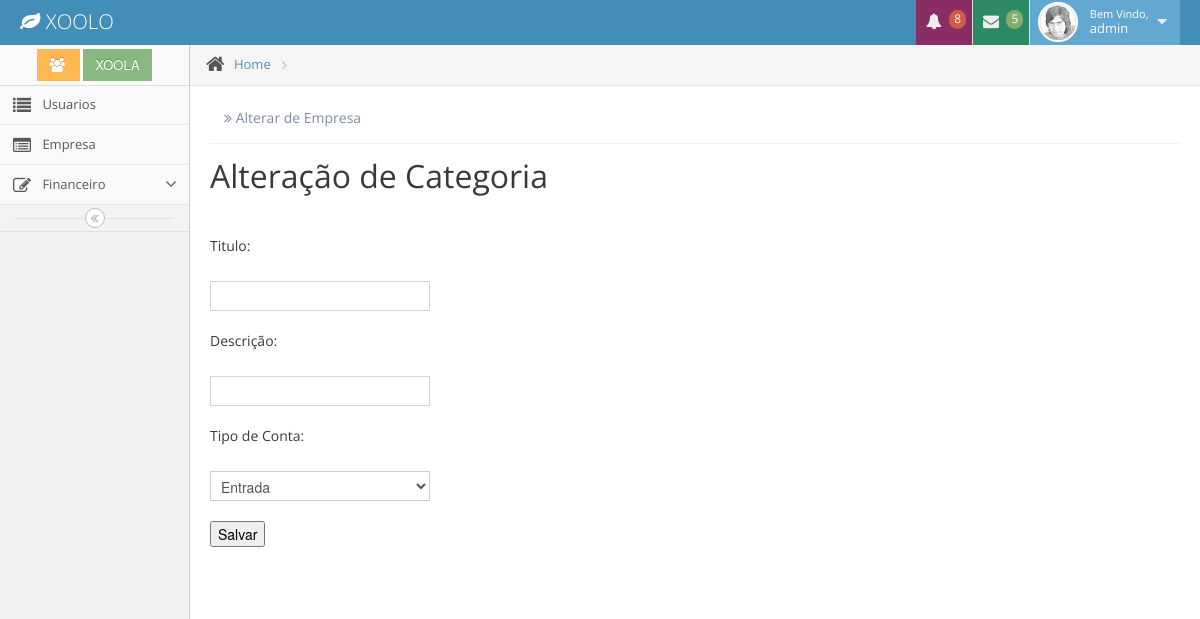
The page /categoria/edit/3583 (signed in) on the database as committed earlier.
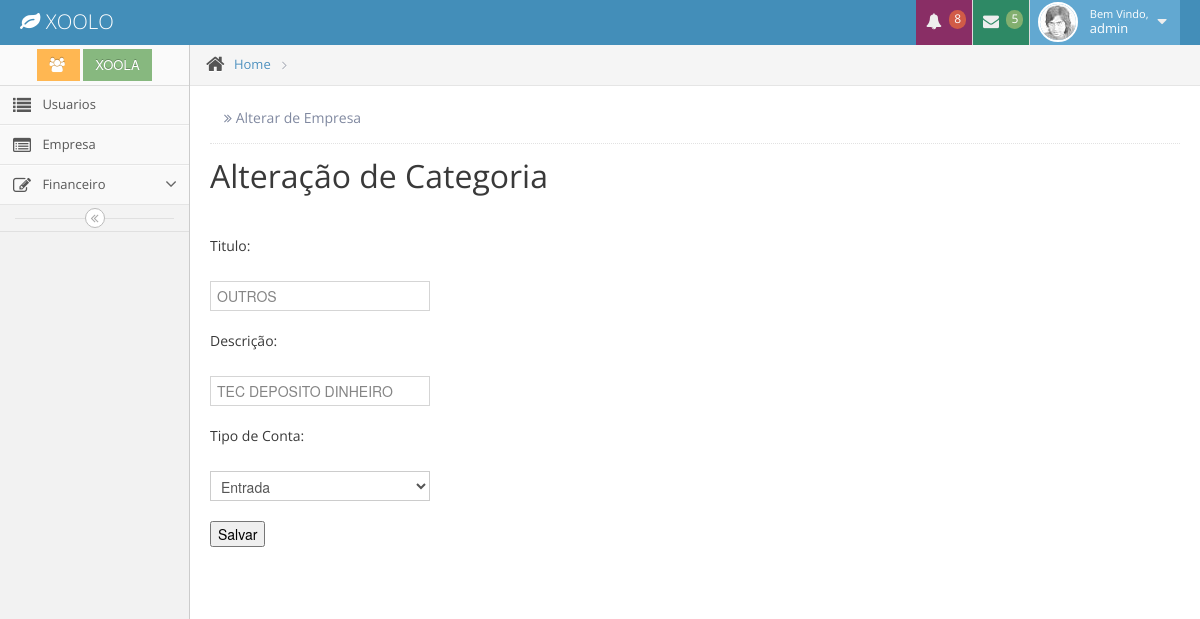
The same page on the database as committed later.
### app/model/__init__.py (models this page shows, shortened)
class Categoria(db.Model):
      id            = db.Column(db.Integer, primary_key=True)
      titulo        = db.Column(db.String(100), index=True)
      descricao     = db.Column(db.String(255), index=True)
      status        = db.Column(db.Integer)
      empresa_id    = db.Column(db.Integer, db.ForeignKey('empresa.id'))
      Movimentacao  = db.relationship('Movimentacao', backref='categoria', lazy='dynamic')
      Planejamento  = db.relationship('Planejamento', backref='categoria', lazy='dynamic')
      date_created  = db.Column(db.DateTime)
      date_modified = db.Column(db.DateTime)

### app/controllers/categoria/controllers.py (the view)
@categoria.route("/edit/<int:cat_id>", methods = ["GET","POST"])
@login_required
def edit(cat_id):
    cat = Categoria.query.get(cat_id)
    form = CatForm(obj=cat)
    if form.validate_on_submit():
       cat.titulo     = form.titulo.data
       cat.descricao  = form.descricao.data
       cat.status     = form.status.data
       cat.update()
       return redirect(url_for('categoria.index'))
    return render_template("categoria/edit.html",title='Alterar de Empresa', form=form)

### app/controllers/categoria/forms.py
class CatForm(Form):
     titulo    = StringField('titulo', validators=[DataRequired()])
     descricao = StringField('titulo', validators=[DataRequired()])
     status    = SelectField('Tipo de Conta', choices=[('0','Entrada'),('1','Saída')])

### app/__init__.py (called while the page is built)
@app.context_processor
def utility_processor():
    def formatar_dinheiro(value):
        if type(value) == str:
           value = int(value)
        valor = format_decimal(value, format='#.##,##;(#)')
        return "R$ {}".format(valor)
    return dict(formatar_dinheiro=formatar_dinheiro)

### app/controllers/auth/controllers.py (called while the page is built)
@login_manager.user_loader
def user_loader(user_id):
    return Usuario.query.get(user_id)

### app/controllers/categoria/controllers.py (called while the page is built)
@categoria.context_processor
def dados():
    empresa = Empresa.query.get(session['empresa'])
    usuario = Usuario.query.get(current_user.id)
    return dict(empresa=empresa.nome, usuario = usuario.nome)

### app/templates/categoria/edit.html (shortened to what this page needs)
{% extends "layout/base.html" %}
{% block content %}
   <h1> Alteração de Categoria </h1>
    <form action="" method="post" name="new">
      <p>
                 <br>
       </p>
          <p>
              <p>
                 <label>Titulo: </label> <br/>
                 {{ form.titulo(size=30) }} <br/>
              </p>
              <p>
                 <label>Descrição:</label> <br/>
                 {{ form.descricao(size=30) }} <br/>
              </p>
               <p>
                 <label>Tipo de Conta: </label>  <br/>
                    {{ form.status }} <br/>
               </p>
          <p><input type="submit" value="Salvar"></p>
      </form>
{% endblock %}

Rows that differ between the two databases and show on the page:
added Categoria: titulo "OUTROS", descricao "TEC DEPOSITO DINHEIRO", status "Entrada"
Other text that changed with them:
form field status: "Entrada" → (not shown)
